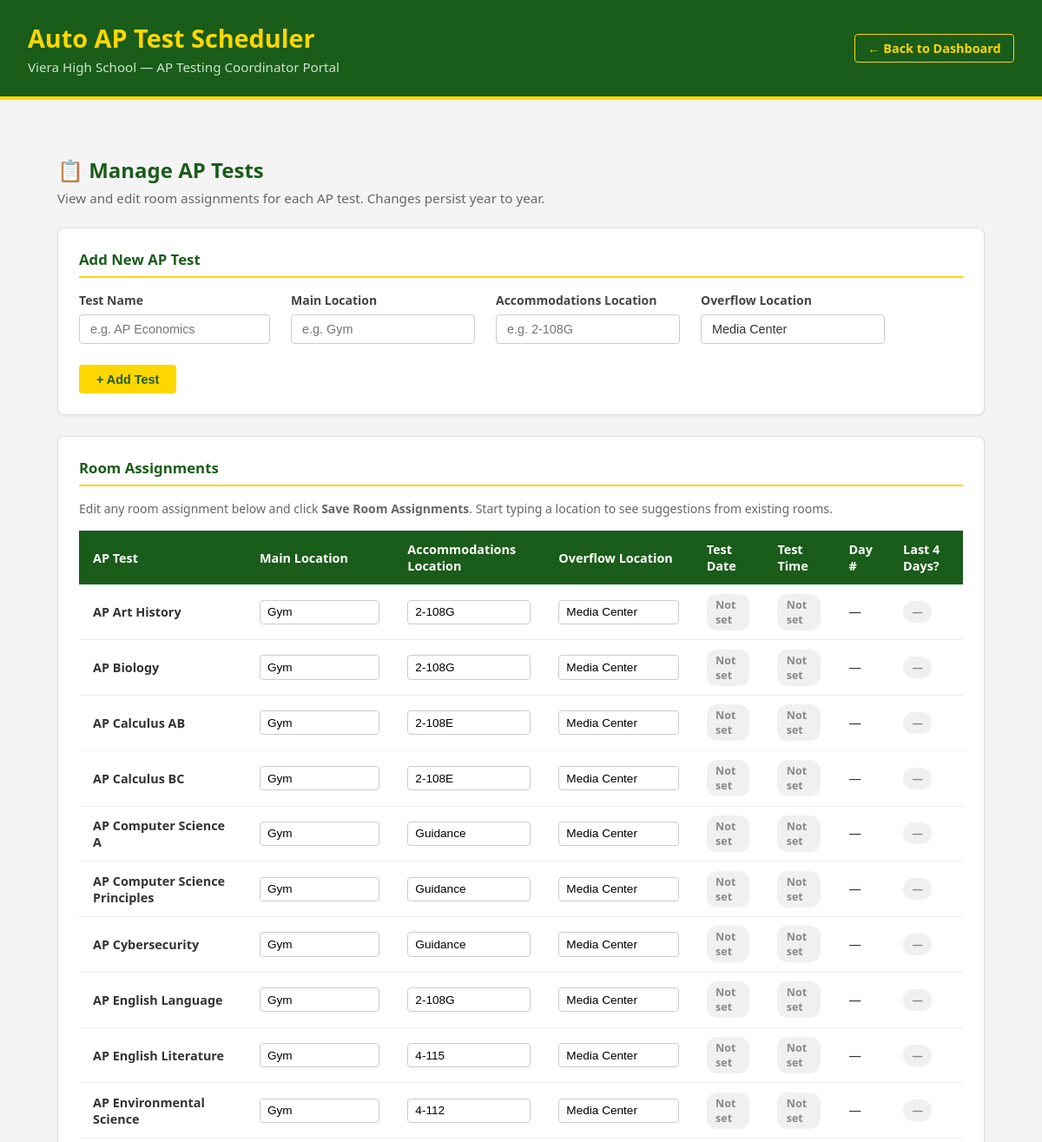
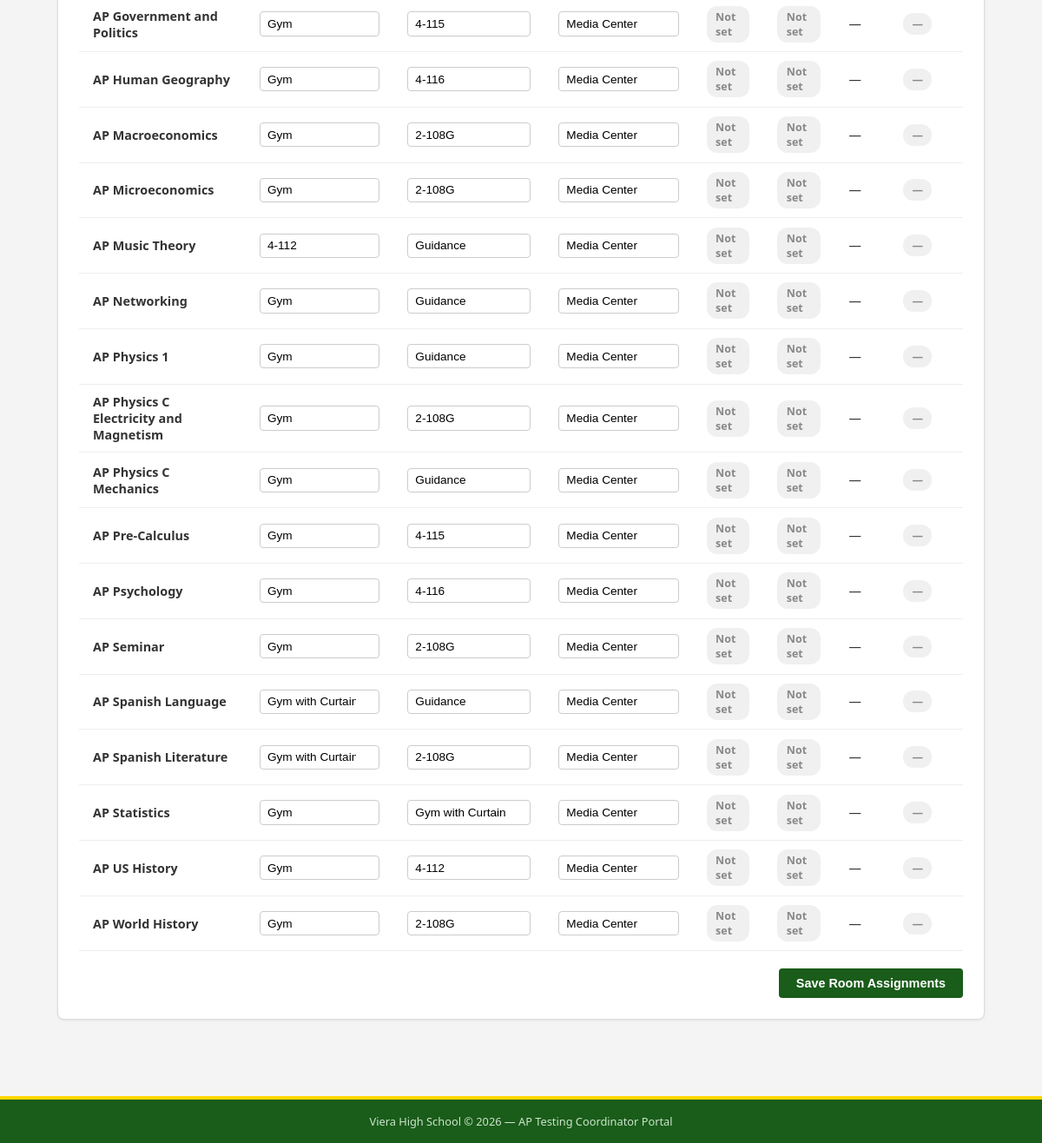
The app's page /pages/manage-tests.php with its own data (2 pictures, top to bottom).
### tables this page shows
CREATE TABLE IF NOT EXISTS ap_tests (
    id INT AUTO_INCREMENT PRIMARY KEY,
    test_name VARCHAR(100) NOT NULL UNIQUE,
    test_date DATE,
    test_time ENUM('8AM', '12PM') DEFAULT NULL,
    main_location VARCHAR(100) NOT NULL,
    accommodations_location VARCHAR(100) NOT NULL,
    overflow_location VARCHAR(100) DEFAULT 'Media Center',
    testing_day_number TINYINT,
    is_last_3_days TINYINT(1) DEFAULT 0,
    school_year VARCHAR(9),
    created_at TIMESTAMP DEFAULT CURRENT_TIMESTAMP,
    updated_at TIMESTAMP DEFAULT CURRENT_TIMESTAMP ON UPDATE CURRENT_TIMESTAMP
);

### src/pages/manage-tests.php (the view, shortened to what this page needs)
<?php
$host = 'db';
$dbname = 'ap_scheduler';
$user = 'apuser';
$password = 'appassword';
$conn = new mysqli($host, $user, $password, $dbname);
$tests_result = $conn->query("SELECT * FROM ap_tests ORDER BY test_name ASC");
$tests = $tests_result->fetch_all(MYSQLI_ASSOC);
?>
<!DOCTYPE html>
<html lang="en">
<head>
  <link rel="stylesheet" href="../css/styles.css"/>
  <link rel="stylesheet" href="../css/pages.css"/>
</head>
<body>
  <header>
    <div class="header-inner">
      <div class="header-title">
        <h1>Auto AP Test Scheduler</h1>
        <p>Viera High School — AP Testing Coordinator Portal</p>
      </div>
      <a href="../index.php" class="back-btn">← Back to Dashboard</a>
    </div>
  </header>
  <main>
    <div class="page-container">
      <h2 class="page-title">📋 Manage AP Tests</h2>
      <p class="page-subtitle">View and edit room assignments for each AP test. Changes persist year to year.</p>
      <div class="card-section">
        <h3 class="section-title">Add New AP Test</h3>
        <form method="POST">
          <div class="form-row">
            <div class="form-group">
              <label>Test Name</label>
              <input
                type="text"
                name="test_name"
                placeholder="e.g. AP Economics"
                style="min-width:220px"/>
            </div>
            <div class="form-group">
              <label>Main Location</label>
              <input
                type="text"
                name="main_location"
                placeholder="e.g. Gym"
                list="locations"/>
            </div>
            <div class="form-group">
              <label>Accommodations Location</label>
              <input
                type="text"
                name="accommodations_location"
                placeholder="e.g. 2-108G"
                list="locations"/>
            </div>
            <div class="form-group">
              <label>Overflow Location</label>
              <input
                type="text"
                name="overflow_location"
                placeholder="e.g. Media Center"
                list="locations"
                value="Media Center"/>
            </div>
            <div class="form-group form-group-btn">
              <button type="submit" class="btn btn-secondary">+ Add Test</button>
            </div>
          </div>
        </form>
      </div>
      <div class="card-section">
        <h3 class="section-title">Room Assignments</h3>
        <p class="section-subtitle">
          Edit any room assignment below and click <strong>Save Room Assignments</strong>.
          Start typing a location to see suggestions from existing rooms.
        </p>
        <form method="POST">
          <table class="data-table">
            <thead>
              <tr>
                <th>AP Test</th>
                <th>Main Location</th>
                <th>Accommodations Location</th>
                <th>Overflow Location</th>
                <th>Test Date</th>
                <th>Test Time</th>
                <th>Day #</th>
                <th>Last 4 Days?</th>
              </tr>
            </thead>
            <tbody>
              <?php foreach ($tests as $test): ?>
              <tr>
                <td><strong><?php echo htmlspecialchars($test['test_name']); ?></strong></td>
                <td>
                  <input
                    type="text"
                    name="test[<?php echo $test['id']; ?>][main_location]"
                    value="<?php echo htmlspecialchars($test['main_location']); ?>"
                    list="locations"
                    class="table-input"/>
                </td>
                <td>
                  <input
                    type="text"
                    name="test[<?php echo $test['id']; ?>][accommodations_location]"
                    value="<?php echo htmlspecialchars($test['accommodations_location']); ?>"
                    list="locations"
                    class="table-input"/>
                </td>
                <td>
                  <input
                    type="text"
                    name="test[<?php echo $test['id']; ?>][overflow_location]"
                    value="<?php echo htmlspecialchars($test['overflow_location']); ?>"
                    list="locations"
                    class="table-input"/>
                </td>
                <td>
                  <?php echo $test['test_date']
                    ? date('M j, Y', strtotime($test['test_date']))
                    : '<span class="badge badge-gray">Not set</span>'; ?>
                </td>
                <td>
                  <?php echo $test['test_time']
                    ? '<span class="badge badge-green">' . $test['test_time'] . '</span>'
                    : '<span class="badge badge-gray">Not set</span>'; ?>
                </td>
                <td>
                  <?php echo $test['testing_day_number']
                    ? 'Day ' . $test['testing_day_number']
                    : '—'; ?>
                </td>
                <td>
                  <?php if ($test['is_last_3_days']): ?>
                    <span class="badge badge-gold">⚠️ Yes</span>
                  <?php else: ?>
                    <span class="badge badge-gray">—</span>
                  <?php endif; ?>
                </td>
              </tr>
              <?php endforeach; ?>
            </tbody>
          </table>
          <div class="form-actions">
            <button type="submit" class="btn btn-primary">Save Room Assignments</button>
          </div>
        </form>
      </div>
    </div>
  </main>
  <footer>
    <p>Viera High School &copy; <?php echo date('Y'); ?> — AP Testing Coordinator Portal</p>
  </footer>
</body>
</html>

### src/css/styles.css (style rules this page uses)
* { margin: 0; padding: 0; box-sizing: border-box; }
body { font-family: 'Segoe UI', Tahoma, Geneva, Verdana, sans-serif; background-color: #f4f4f4; color: #333; min-height: 100vh; display: flex; flex-direction: column; }
header { background-color: #1a5c1a; color: white; padding: 1.5rem 2rem; border-bottom: 4px solid #FFD700; }
.header-inner { max-width: 1200px; margin: 0 auto; }
.header-title h1 { font-size: 1.8rem; font-weight: 700; color: #FFD700; }
.header-title p { font-size: 0.95rem; color: #cce5cc; margin-top: 0.25rem; }
main { flex: 1; padding: 2rem; }
footer { background-color: #1a5c1a; color: #cce5cc; text-align: center; padding: 1rem; font-size: 0.8rem; border-top: 4px solid #FFD700; }

### src/css/pages.css (style rules this page uses)
.header-inner { display: flex; justify-content: space-between; align-items: center; }
.back-btn { color: #ffd700; text-decoration: none; font-size: 0.9rem; font-weight: 600; border: 1px solid #ffd700; padding: 0.4rem 0.9rem; border-radius: 4px; transition: all 0.2s ease; }
.page-container { max-width: 1100px; margin: 0 auto; padding: 2rem 1rem; }
.page-title { font-size: 1.5rem; color: #1a5c1a; margin-bottom: 0.4rem; }
.page-subtitle { color: #666; font-size: 0.95rem; margin-bottom: 1.5rem; }
.card-section { background: white; border-radius: 8px; padding: 1.5rem; margin-bottom: 1.5rem; border: 1px solid #ddd; box-shadow: 0 1px 3px rgba(0, 0, 0, 0.08); }
.section-title { font-size: 1.05rem; color: #1a5c1a; margin-bottom: 1rem; padding-bottom: 0.5rem; border-bottom: 2px solid #ffd700; }
.section-subtitle { font-size: 0.875rem; color: #666; margin-bottom: 1rem; }
.form-row { display: flex; gap: 1.5rem; align-items: flex-end; flex-wrap: wrap; }
.form-group { display: flex; flex-direction: column; gap: 0.4rem; }
.form-group label { font-size: 0.875rem; font-weight: 600; color: #444; }
.form-group input[type="date"], .form-group input[type="text"], .form-group select { padding: 0.5rem 0.75rem; border: 1px solid #ccc; border-radius: 4px; font-size: 0.9rem; color: #333; }
.form-group-btn { justify-content: flex-end; }
.form-actions { margin-top: 1.25rem; display: flex; justify-content: flex-end; }
.btn { padding: 0.55rem 1.25rem; border: none; border-radius: 4px; font-size: 0.9rem; font-weight: 600; cursor: pointer; transition: all 0.2s ease; }
.btn-primary { background-color: #1a5c1a; color: white; }
.btn-secondary { background-color: #ffd700; color: #1a5c1a; }
.data-table { width: 100%; border-collapse: collapse; font-size: 0.9rem; }
.data-table th { background-color: #1a5c1a; color: white; padding: 0.75rem 1rem; text-align: left; font-weight: 600; }
.data-table td { padding: 0.65rem 1rem; border-bottom: 1px solid #eee; vertical-align: middle; }
.badge { display: inline-block; padding: 0.25rem 0.65rem; border-radius: 12px; font-size: 0.78rem; font-weight: 600; }
.badge-gray { background-color: #f0f0f0; color: #888; }
.table-input { width: 100%; padding: 0.35rem 0.5rem; border: 1px solid #ccc; border-radius: 4px; font-size: 0.85rem; min-width: 120px; }

### records on screen
ap_tests: test_name "AP Art History", main_location "Gym", accommodations_location "2-108G", overflow_location "Media Center", shows "Not set"
ap_tests: test_name "AP Biology", main_location "Gym", accommodations_location "2-108G", overflow_location "Media Center", shows "Not set"
ap_tests: test_name "AP Calculus AB", main_location "Gym", accommodations_location "2-108E", overflow_location "Media Center", shows "Not set"
ap_tests: test_name "AP Calculus BC", main_location "Gym", accommodations_location "2-108E", overflow_location "Media Center", shows "Not set"
ap_tests: test_name "AP Computer Science A", main_location "Gym", accommodations_location "Guidance", overflow_location "Media Center", shows "Not set"
ap_tests: test_name "AP Computer Science Principles", main_location "Gym", accommodations_location "Guidance", overflow_location "Media Center", shows "Not set"
ap_tests: test_name "AP Cybersecurity", main_location "Gym", accommodations_location "Guidance", overflow_location "Media Center", shows "Not set"
ap_tests: test_name "AP English Language", main_location "Gym", accommodations_location "2-108G", overflow_location "Media Center", shows "Not set"
ap_tests: test_name "AP English Literature", main_location "Gym", accommodations_location "4-115", overflow_location "Media Center", shows "Not set"
ap_tests: test_name "AP Environmental Science", main_location "Gym", accommodations_location "4-112", overflow_location "Media Center", shows "Not set"
ap_tests: test_name "AP Government and Politics", main_location "Gym", accommodations_location "4-115", overflow_location "Media Center", shows "Not set"
ap_tests: test_name "AP Human Geography", main_location "Gym", accommodations_location "4-116", overflow_location "Media Center", shows "Not set"
ap_tests: test_name "AP Macroeconomics", main_location "Gym", accommodations_location "2-108G", overflow_location "Media Center", shows "Not set"
ap_tests: test_name "AP Microeconomics", main_location "Gym", accommodations_location "2-108G", overflow_location "Media Center", shows "Not set"
ap_tests: test_name "AP Music Theory", main_location "4-112", accommodations_location "Guidance", overflow_location "Media Center", shows "Not set"
ap_tests: test_name "AP Networking", main_location "Gym", accommodations_location "Guidance", overflow_location "Media Center", shows "Not set"
ap_tests: test_name "AP Physics 1", main_location "Gym", accommodations_location "Guidance", overflow_location "Media Center", shows "Not set"
ap_tests: test_name "AP Physics C Electricity and Magnetism", main_location "Gym", accommodations_location "2-108G", overflow_location "Media Center", shows "Not set"
ap_tests: test_name "AP Physics C Mechanics", main_location "Gym", accommodations_location "Guidance", overflow_location "Media Center", shows "Not set"
ap_tests: test_name "AP Pre-Calculus", main_location "Gym", accommodations_location "4-115", overflow_location "Media Center", shows "Not set"
ap_tests: test_name "AP Psychology", main_location "Gym", accommodations_location "4-116", overflow_location "Media Center", shows "Not set"
ap_tests: test_name "AP Seminar", main_location "Gym", accommodations_location "2-108G", overflow_location "Media Center", shows "Not set"
ap_tests: test_name "AP Spanish Language", main_location "Gym with Curtain", accommodations_location "Guidance", overflow_location "Media Center", shows "Not set"
ap_tests: test_name "AP Spanish Literature", main_location "Gym with Curtain", accommodations_location "2-108G", overflow_location "Media Center", shows "Not set"
ap_tests: test_name "AP Statistics", main_location "Gym", accommodations_location "Gym with Curtain", overflow_location "Media Center", shows "Not set"
ap_tests: test_name "AP US History", main_location "Gym", accommodations_location "4-112", overflow_location "Media Center", shows "Not set"
ap_tests: test_name "AP World History", main_location "Gym", accommodations_location "2-108G", overflow_location "Media Center", shows "Not set"
